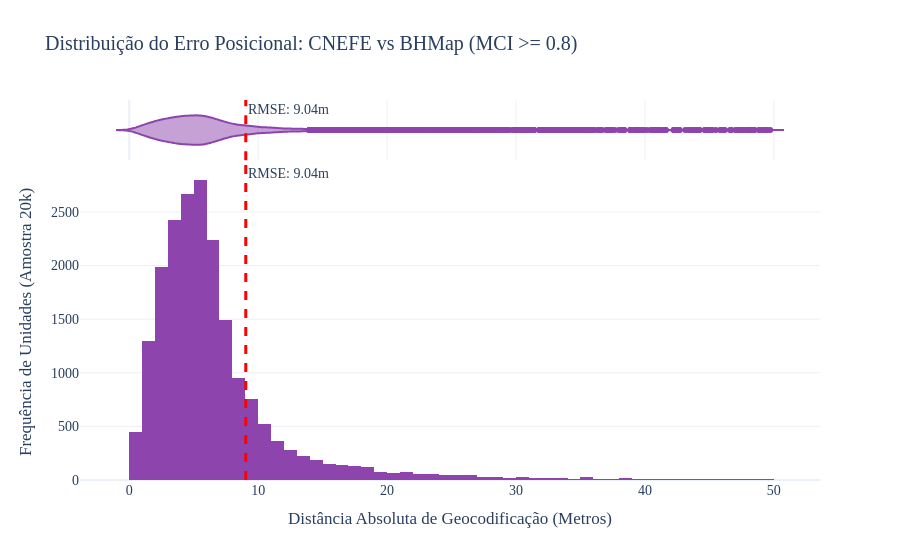

The notebook cell saved with this chart:
### Markdown cell above
## 2. Acurácia Posicional: Análise Não-Paramétrica de Distribuição de Erro

A média global (RMSE) esconde nuances importantes. Utilizaremos um **Violin Plot (Plotly)** associado a Histograma Marginal para inspecionar a densidade de distribuição do erro (`spatial_distance`). Espera-se uma cauda longa (Power Law) devido a exceções de polígonos vastos.

### Code cell
rmse_pos = calculate_positional_rmse(high_certainty_df, 'spatial_distance')
print(f"RMSE Posicional Global Autenticado: {rmse_pos} metros")

# Histograma Interativo com Box Plot Marginal (Plotly Express)
fig_dist = px.histogram(
    hc_sample, 
    x="spatial_distance", 
    marginal="violin", 
    nbins=50,
    color_discrete_sequence=['#8e44ad'],
    title='Distribuição do Erro Posicional: CNEFE vs BHMap (MCI >= 0.8)'
)

fig_dist.add_vline(x=rmse_pos, line_width=3, line_dash="dash", line_color="red", annotation_text=f"RMSE: {rmse_pos:.2f}m", annotation_position="top right")

fig_dist.update_layout(
    xaxis_title="Distância Absoluta de Geocodificação (Metros)",
    yaxis_title="Frequência de Unidades (Amostra 20k)",
    template='plotly_white',
    font=dict(family="Georgia, serif", size=14)
)
fig_dist.show()
fig_dist.write_html('outputs/figures/04_dist_violin.html')
print('Gráfico salvo em outputs/figures/04_dist_violin.html')

### Figure 1 — Plotly figure (JSON) as saved in the notebook; plotly's stock layout.template omitted (floating-point values rounded to 4 significant figures; data arrays with more than 128 entries replaced by an {"elided": "..."} marker saying what was removed)
{"data": [{"alignmentgroup": "True", "bingroup": "x", "hovertemplate": "spatial_distance=%{x}<br>count=%{y}<extra></extra>", "legendgroup": "", "marker": {"color": "#8e44ad", "pattern": {"shape": ""}}, "name": "", "nbinsx": 50, "offsetgroup": "", "orientation": "v", "showlegend": false, "type": "histogram", "x": {"elided": "20000 float values"}, "xaxis": "x", "yaxis": "y"}, {"alignmentgroup": "True", "hovertemplate": "spatial_distance=%{x}<extra></extra>", "legendgroup": "", "marker": {"color": "#8e44ad"}, "name": "", "offsetgroup": "", "scalegroup": "x", "showlegend": false, "type": "violin", "x": {"elided": "20000 float values"}, "xaxis": "x2", "yaxis": "y2"}], "layout": {"annotations": [{"showarrow": false, "text": "RMSE: 9.04m", "x": 9.04, "xanchor": "left", "xref": "x", "y": 1, "yanchor": "top", "yref": "y domain"}, {"showarrow": false, "text": "RMSE: 9.04m", "x": 9.04, "xanchor": "left", "xref": "x2", "y": 1, "yanchor": "top", "yref": "y2 domain"}], "barmode": "relative", "font": {"family": "Georgia, serif", "size": 14}, "legend": {"tracegroupgap": 0}, "shapes": [{"line": {"color": "red", "dash": "dash", "width": 3}, "type": "line", "x0": 9.04, "x1": 9.04, "xref": "x", "y0": 0, "y1": 1, "yref": "y domain"}, {"line": {"color": "red", "dash": "dash", "width": 3}, "type": "line", "x0": 9.04, "x1": 9.04, "xref": "x2", "y0": 0, "y1": 1, "yref": "y2 domain"}], "title": {"text": "Distribuição do Erro Posicional: CNEFE vs BHMap (MCI >= 0.8)"}, "xaxis": {"anchor": "y", "domain": [0.0, 1.0], "title": {"text": "Distância Absoluta de Geocodificação (Metros)"}}, "xaxis2": {"anchor": "y2", "domain": [0.0, 1.0], "matches": "x", "showgrid": true, "showticklabels": false}, "yaxis": {"anchor": "x", "domain": [0.0, 0.8316], "title": {"text": "Frequência de Unidades (Amostra 20k)"}}, "yaxis2": {"anchor": "x2", "domain": [0.8416, 1.0], "matches": "y2", "showgrid": false, "showline": false, "showticklabels": false, "ticks": ""}}}
